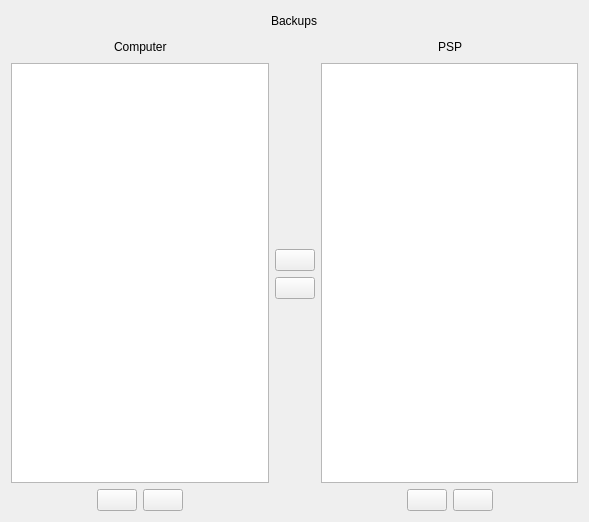
<ui version="4.0" >
 <class>BackupsWidget</class>
 <widget class="QWidget" name="BackupsWidget" >
  <property name="geometry" >
   <rect>
    <x>0</x>
    <y>0</y>
    <width>589</width>
    <height>522</height>
   </rect>
  </property>
  <property name="windowTitle" >
   <string>Form</string>
  </property>
  <layout class="QVBoxLayout" >
   <item>
    <layout class="QHBoxLayout" >
     <item>
      <spacer>
       <property name="orientation" >
        <enum>Qt::Horizontal</enum>
       </property>
       <property name="sizeHint" >
        <size>
         <width>40</width>
         <height>20</height>
        </size>
       </property>
      </spacer>
     </item>
     <item>
      <widget class="QLabel" name="labelTitle" >
       <property name="text" >
        <string>Backups</string>
       </property>
      </widget>
     </item>
     <item>
      <spacer>
       <property name="orientation" >
        <enum>Qt::Horizontal</enum>
       </property>
       <property name="sizeHint" >
        <size>
         <width>40</width>
         <height>20</height>
        </size>
       </property>
      </spacer>
     </item>
    </layout>
   </item>
   <item>
    <layout class="QHBoxLayout" >
     <item>
      <layout class="QVBoxLayout" >
       <item>
        <layout class="QHBoxLayout" >
         <item>
          <spacer>
           <property name="orientation" >
            <enum>Qt::Horizontal</enum>
           </property>
           <property name="sizeHint" >
            <size>
             <width>40</width>
             <height>20</height>
            </size>
           </property>
          </spacer>
         </item>
         <item>
          <widget class="QLabel" name="labelComputer" >
           <property name="text" >
            <string>Computer</string>
           </property>
          </widget>
         </item>
         <item>
          <spacer>
           <property name="orientation" >
            <enum>Qt::Horizontal</enum>
           </property>
           <property name="sizeHint" >
            <size>
             <width>40</width>
             <height>20</height>
            </size>
           </property>
          </spacer>
         </item>
        </layout>
       </item>
       <item>
        <widget class="QListWidget" name="listWidgetComputer" >
         <property name="selectionMode" >
          <enum>QAbstractItemView::ExtendedSelection</enum>
         </property>
         <property name="iconSize" >
          <size>
           <width>144</width>
           <height>80</height>
          </size>
         </property>
        </widget>
       </item>
       <item>
        <layout class="QHBoxLayout" >
         <item>
          <spacer>
           <property name="orientation" >
            <enum>Qt::Horizontal</enum>
           </property>
           <property name="sizeHint" >
            <size>
             <width>40</width>
             <height>20</height>
            </size>
           </property>
          </spacer>
         </item>
         <item>
          <widget class="QPushButton" name="pushButtonAddComputer" >
           <property name="toolTip" >
            <string>Add Savegame</string>
           </property>
           <property name="text" >
            <string/>
           </property>
           <property name="icon" >
            <iconset resource="qpspmanager.qrc" >:/icons/plus.png</iconset>
           </property>
          </widget>
         </item>
         <item>
          <widget class="QPushButton" name="pushButtonRemoveComputer" >
           <property name="toolTip" >
            <string>Delete Savegame</string>
           </property>
           <property name="text" >
            <string/>
           </property>
           <property name="icon" >
            <iconset resource="qpspmanager.qrc" >:/icons/minus.png</iconset>
           </property>
          </widget>
         </item>
         <item>
          <spacer>
           <property name="orientation" >
            <enum>Qt::Horizontal</enum>
           </property>
           <property name="sizeHint" >
            <size>
             <width>40</width>
             <height>20</height>
            </size>
           </property>
          </spacer>
         </item>
        </layout>
       </item>
      </layout>
     </item>
     <item>
      <layout class="QVBoxLayout" >
       <item>
        <spacer>
         <property name="orientation" >
          <enum>Qt::Vertical</enum>
         </property>
         <property name="sizeHint" >
          <size>
           <width>20</width>
           <height>40</height>
          </size>
         </property>
        </spacer>
       </item>
       <item>
        <widget class="QPushButton" name="pushButtonMoveToComputer" >
         <property name="toolTip" >
          <string>Copy Savegame to Computer</string>
         </property>
         <property name="text" >
          <string/>
         </property>
         <property name="icon" >
          <iconset resource="qpspmanager.qrc" >:/icons/1leftarrow.png</iconset>
         </property>
        </widget>
       </item>
       <item>
        <widget class="QPushButton" name="pushButtonMoveToPSP" >
         <property name="toolTip" >
          <string>Copy Savegames to PSP</string>
         </property>
         <property name="text" >
          <string/>
         </property>
         <property name="icon" >
          <iconset resource="qpspmanager.qrc" >:/icons/1rightarrow.png</iconset>
         </property>
        </widget>
       </item>
       <item>
        <spacer>
         <property name="orientation" >
          <enum>Qt::Vertical</enum>
         </property>
         <property name="sizeHint" >
          <size>
           <width>20</width>
           <height>40</height>
          </size>
         </property>
        </spacer>
       </item>
      </layout>
     </item>
     <item>
      <layout class="QVBoxLayout" >
       <item>
        <layout class="QHBoxLayout" >
         <item>
          <spacer>
           <property name="orientation" >
            <enum>Qt::Horizontal</enum>
           </property>
           <property name="sizeHint" >
            <size>
             <width>40</width>
             <height>20</height>
            </size>
           </property>
          </spacer>
         </item>
         <item>
          <widget class="QLabel" name="labelPSP" >
           <property name="text" >
            <string>PSP</string>
           </property>
          </widget>
         </item>
         <item>
          <spacer>
           <property name="orientation" >
            <enum>Qt::Horizontal</enum>
           </property>
           <property name="sizeHint" >
            <size>
             <width>40</width>
             <height>20</height>
            </size>
           </property>
          </spacer>
         </item>
        </layout>
       </item>
       <item>
        <widget class="QListWidget" name="listWidgetPSP" >
         <property name="selectionMode" >
          <enum>QAbstractItemView::ExtendedSelection</enum>
         </property>
         <property name="iconSize" >
          <size>
           <width>144</width>
           <height>80</height>
          </size>
         </property>
        </widget>
       </item>
       <item>
        <layout class="QHBoxLayout" >
         <item>
          <spacer>
           <property name="orientation" >
            <enum>Qt::Horizontal</enum>
           </property>
           <property name="sizeHint" >
            <size>
             <width>40</width>
             <height>20</height>
            </size>
           </property>
          </spacer>
         </item>
         <item>
          <widget class="QPushButton" name="pushButtonAddPSP" >
           <property name="toolTip" >
            <string>Add Savegame</string>
           </property>
           <property name="text" >
            <string/>
           </property>
           <property name="icon" >
            <iconset resource="qpspmanager.qrc" >:/icons/plus.png</iconset>
           </property>
          </widget>
         </item>
         <item>
          <widget class="QPushButton" name="pushButtonRemovePSP" >
           <property name="toolTip" >
            <string>Remove Savegame</string>
           </property>
           <property name="text" >
            <string/>
           </property>
           <property name="icon" >
            <iconset resource="qpspmanager.qrc" >:/icons/minus.png</iconset>
           </property>
          </widget>
         </item>
         <item>
          <spacer>
           <property name="orientation" >
            <enum>Qt::Horizontal</enum>
           </property>
           <property name="sizeHint" >
            <size>
             <width>40</width>
             <height>20</height>
            </size>
           </property>
          </spacer>
         </item>
        </layout>
       </item>
      </layout>
     </item>
    </layout>
   </item>
  </layout>
 </widget>
 <resources>
  <include location="qpspmanager.qrc" />
 </resources>
 <connections/>
</ui>
